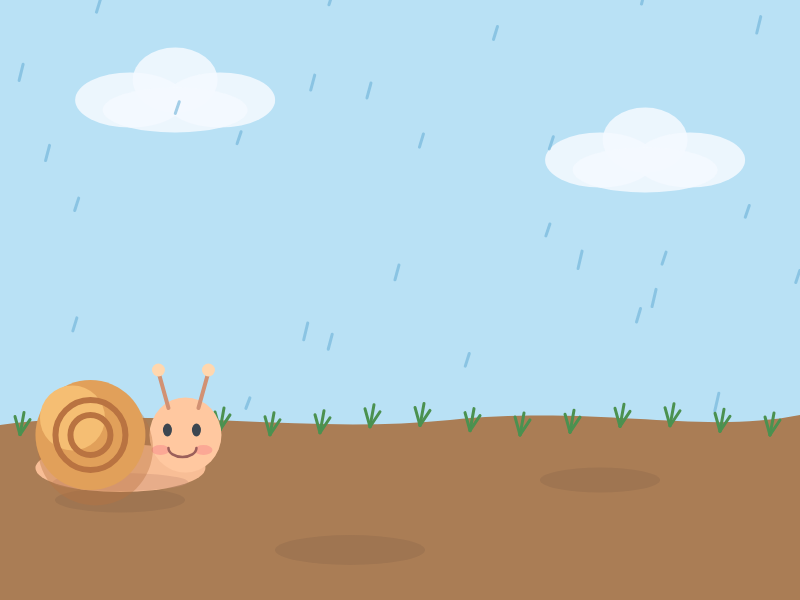
Frame 1 (no input)
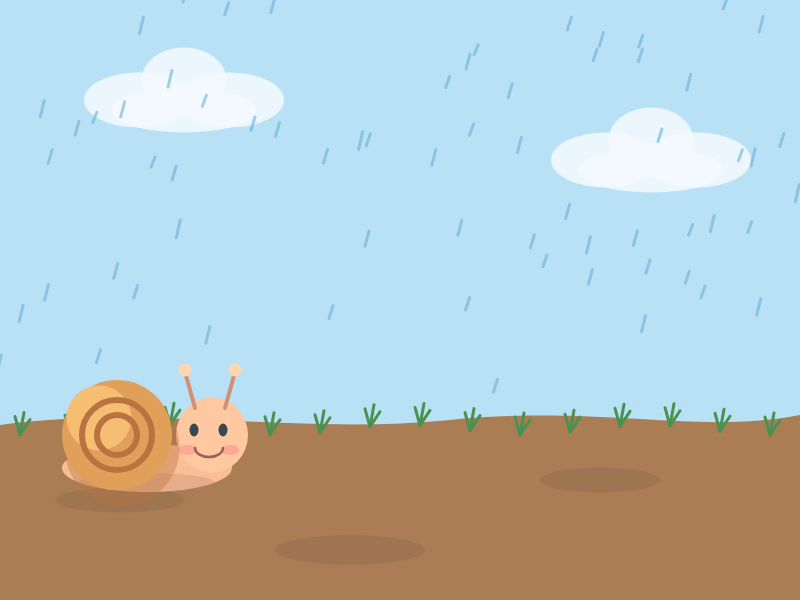
Frame 60 (no input)
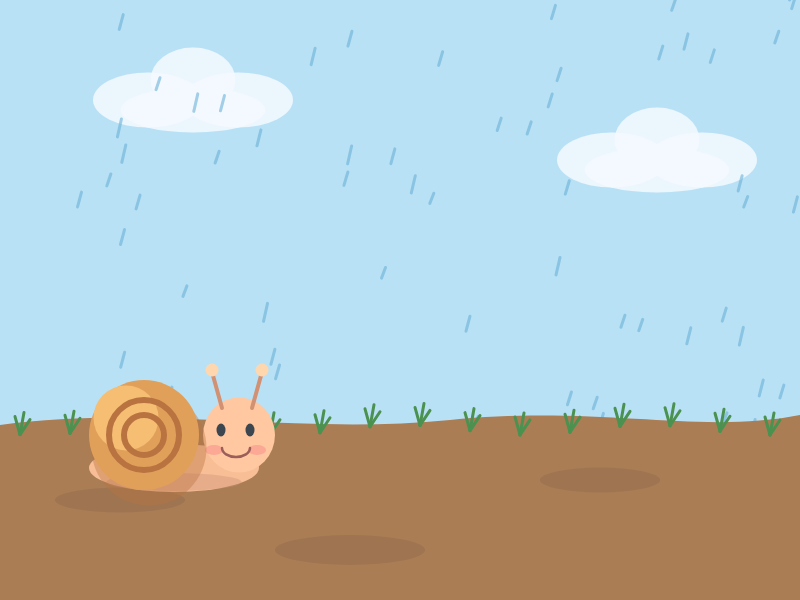
Frame 120 (the mouse pressed at the canvas centre since frame 60)

The p5.js sketch that drew these frames (run headless with seeded random() and noise() and a simulated clock; from frame 60 on, the mouse is pressed at the canvas centre):

// p5.js sketch
// ── sketch.js
let snailX = 120;
let snailY = 430;

let snailSpeed = 0.45;

// false = 头和身体伸出来
// true = 头和身体缩进壳里
let hiding = false;

let rain = [];
let clouds = [];

function setup() {
  createCanvas(800, 600);

  // 防止手机触摸时网页跟着滚动
  let canvasElement = document.querySelector("canvas");

  if (canvasElement) {
    canvasElement.style.touchAction = "none";
    canvasElement.style.userSelect = "none";
    canvasElement.style.webkitUserSelect = "none";
  }

  // =========================
  // 雨滴
  // =========================

  for (let i = 0; i < 100; i++) {
    rain.push({
      x: random(width),
      y: random(-600, height),
      speed: random(4, 7),
      length: random(10, 18)
    });
  }

  // =========================
  // 云
  // =========================

  clouds.push({
    x: 130,
    y: 100,
    speed: 0.15
  });

  clouds.push({
    x: 600,
    y: 160,
    speed: 0.1
  });
}


function draw() {

  // =========================
  // 天空
  // =========================

  background(185, 225, 245);

  // 云
  drawClouds();

  // 雨
  drawRain();

  // 土地
  drawGround();

  // 草
  drawGrass();


  // =========================
  // 蜗牛移动
  // =========================

  // 只有伸出身体的时候才移动
  if (!hiding) {

    snailX += snailSpeed;

    // 走到最右边以后从左边重新出现
    if (snailX > width + 100) {
      snailX = -100;
    }
  }


  // 蜗牛一直存在
  drawSnail();
}


// =====================================================
// 云
// =====================================================

function drawClouds() {

  for (let c of clouds) {

    c.x += c.speed;

    if (c.x > width + 150) {
      c.x = -150;
    }

    drawCloud(c.x, c.y);
  }
}


function drawCloud(x, y) {

  noStroke();

  fill(245, 250, 255, 220);

  ellipse(x, y, 110, 55);
  ellipse(x + 45, y - 20, 85, 65);
  ellipse(x + 90, y, 110, 55);
  ellipse(x + 45, y + 10, 145, 45);
}


// =====================================================
// 雨
// =====================================================

function drawRain() {

  stroke(105, 175, 215, 150);
  strokeWeight(3);

  for (let r of rain) {

    line(
      r.x,
      r.y,
      r.x - 4,
      r.y + r.length
    );

    r.y += r.speed;

    if (r.y > height) {
      r.y = random(-100, 0);
      r.x = random(width);
    }
  }
}


// =====================================================
// 土地
// =====================================================

function drawGround() {

  noStroke();

  // 土地
  fill(170, 125, 85);

  beginShape();

  vertex(0, 425);

  bezierVertex(
    150, 405,
    300, 435,
    450, 420
  );

  bezierVertex(
    600, 405,
    700, 435,
    800, 415
  );

  vertex(800, 600);
  vertex(0, 600);

  endShape(CLOSE);


  // 湿润的土地
  fill(135, 100, 75, 80);

  ellipse(120, 500, 130, 25);
  ellipse(350, 550, 150, 30);
  ellipse(600, 480, 120, 25);
}


// =====================================================
// 草
// =====================================================

function drawGrass() {

  stroke(75, 145, 80);
  strokeWeight(3);

  for (let x = 20; x < width; x += 50) {

    let y = 430 + sin(x * 0.1) * 5;

    line(x, y, x - 5, y - 18);
    line(x, y, x + 4, y - 22);
    line(x, y, x + 10, y - 15);
  }
}


// =====================================================
// 蜗牛
// =====================================================

function drawSnail() {

  push();

  translate(snailX, snailY);


  // =================================================
  // 没有缩进的时候
  // 显示身体和头
  // =================================================

  if (!hiding) {

    drawSnailBody();

    drawSnailHead();
  }


  // 壳永远存在
  drawShell();


  pop();
}


// =====================================================
// 蜗牛身体
// =====================================================

function drawSnailBody() {

  noStroke();

  // 身体
  fill(248, 190, 150);

  ellipse(0, 38, 170, 48);

  // 身体下面的阴影
  fill(205, 145, 120, 100);

  ellipse(0, 52, 135, 18);
}


// =====================================================
// 蜗牛头
// =====================================================

function drawSnailHead() {

  // 头
  noStroke();

  fill(255, 200, 160);

  ellipse(65, 5, 72, 75);


  // 触角
  stroke(210, 145, 115);
  strokeWeight(4);

  line(48, -22, 38, -58);
  line(78, -22, 88, -58);


  // 触角顶部
  noStroke();

  fill(255, 215, 175);

  ellipse(38, -60, 13, 13);
  ellipse(88, -60, 13, 13);


  // 眼睛
  fill(60, 70, 80);

  ellipse(47, 0, 9, 13);
  ellipse(76, 0, 9, 13);


  // 腮红
  fill(245, 125, 135, 110);

  ellipse(40, 20, 18, 10);
  ellipse(83, 20, 18, 10);


  // 嘴巴
  noFill();

  stroke(155, 95, 90);
  strokeWeight(2.5);

  arc(62, 18, 28, 18, 0, PI);
}


// =====================================================
// 蜗牛壳
// =====================================================

function drawShell() {

  // 壳的阴影
  noStroke();

  fill(185, 115, 65, 100);

  ellipse(-25, 18, 115, 115);


  // 壳主体
  fill(225, 160, 90);

  ellipse(-30, 5, 110, 110);


  // 壳高光
  fill(245, 190, 115);

  ellipse(-48, -12, 65, 65);


  // 壳螺旋
  noFill();

  stroke(185, 115, 65);
  strokeWeight(6);

  arc(
    -30,
    5,
    70,
    70,
    0.2,
    TWO_PI + 0.2
  );

  arc(
    -30,
    5,
    40,
    40,
    0.4,
    TWO_PI + 0.4
  );
}


// =====================================================
// 蜗牛互动
// =====================================================

// 统一处理：点击/触摸蜗牛
function checkSnailInteraction(x, y) {

  // 判断点击位置和蜗牛的距离
  let distanceToSnail = dist(
    x,
    y,
    snailX,
    snailY
  );

  // 点击蜗牛
  if (distanceToSnail < 90) {

    // 切换状态
    hiding = !hiding;
  }
}


// =====================================================
// 电脑鼠标互动
// =====================================================

function mousePressed() {

  checkSnailInteraction(mouseX, mouseY);

}


// =====================================================
// 手机触摸互动
// =====================================================

function touchStarted() {

  // 确认有触摸点
  if (touches.length > 0) {

    let touchX = touches[0].x;
    let touchY = touches[0].y;

    checkSnailInteraction(touchX, touchY);
  }

  // 防止手机网页跟着手指滚动
  return false;
}
